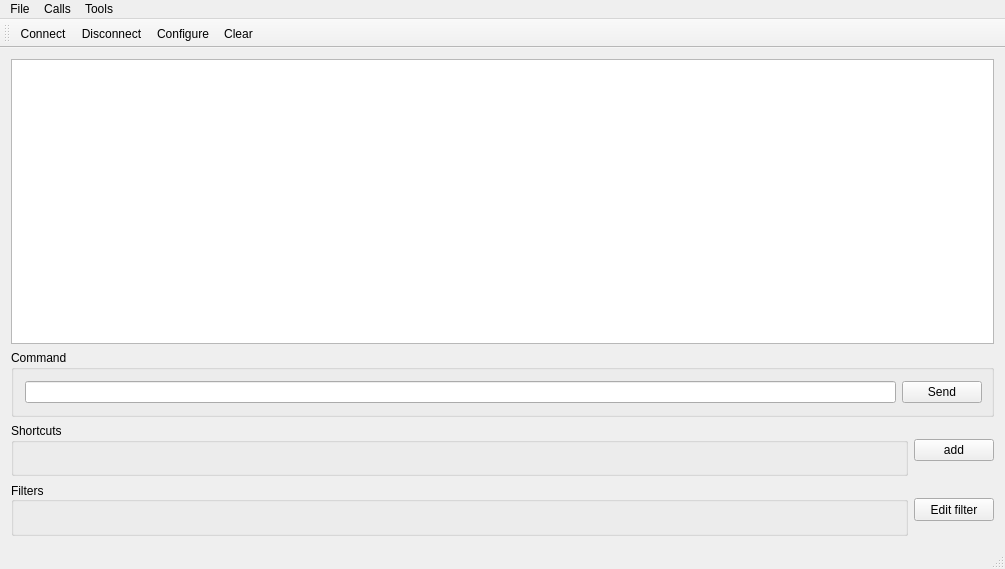
<?xml version="1.0" encoding="UTF-8"?>
<ui version="4.0">
 <class>MainWindow</class>
 <widget class="QMainWindow" name="MainWindow">
  <property name="geometry">
   <rect>
    <x>0</x>
    <y>0</y>
    <width>1005</width>
    <height>569</height>
   </rect>
  </property>
  <property name="windowTitle">
   <string>Simple Terminal</string>
  </property>
  <widget class="QWidget" name="centralWidget">
   <layout class="QGridLayout" name="gridLayout_2">
    <item row="5" column="0" rowspan="3" colspan="3">
     <widget class="QGroupBox" name="filterBox">
      <property name="sizePolicy">
       <sizepolicy hsizetype="Preferred" vsizetype="Preferred">
        <horstretch>0</horstretch>
        <verstretch>0</verstretch>
       </sizepolicy>
      </property>
      <property name="title">
       <string>Filters</string>
      </property>
      <property name="alignment">
       <set>Qt::AlignLeading|Qt::AlignLeft|Qt::AlignVCenter</set>
      </property>
      <layout class="QGridLayout" name="gridLayout">
       <item row="1" column="0">
        <layout class="QVBoxLayout" name="filtersLayout">
         <property name="sizeConstraint">
          <enum>QLayout::SetMaximumSize</enum>
         </property>
        </layout>
       </item>
      </layout>
     </widget>
    </item>
    <item row="1" column="0" colspan="4">
     <widget class="QGroupBox" name="comandBox">
      <property name="title">
       <string>Command</string>
      </property>
      <layout class="QHBoxLayout" name="horizontalLayout">
       <property name="rightMargin">
        <number>9</number>
       </property>
       <item>
        <widget class="QLineEdit" name="commandEdit">
         <property name="text">
          <string/>
         </property>
        </widget>
       </item>
       <item>
        <widget class="QPushButton" name="sendButton">
         <property name="sizePolicy">
          <sizepolicy hsizetype="Fixed" vsizetype="Fixed">
           <horstretch>0</horstretch>
           <verstretch>0</verstretch>
          </sizepolicy>
         </property>
         <property name="tabletTracking">
          <bool>false</bool>
         </property>
         <property name="focusPolicy">
          <enum>Qt::StrongFocus</enum>
         </property>
         <property name="text">
          <string>Send</string>
         </property>
        </widget>
       </item>
      </layout>
     </widget>
    </item>
    <item row="0" column="0" colspan="4">
     <widget class="QTextBrowser" name="comInfo">
      <property name="enabled">
       <bool>true</bool>
      </property>
      <property name="sizePolicy">
       <sizepolicy hsizetype="Expanding" vsizetype="Expanding">
        <horstretch>0</horstretch>
        <verstretch>0</verstretch>
       </sizepolicy>
      </property>
      <property name="cursor" stdset="0">
       <cursorShape>UpArrowCursor</cursorShape>
      </property>
     </widget>
    </item>
    <item row="2" column="3">
     <spacer name="verticalSpacer_3">
      <property name="orientation">
       <enum>Qt::Vertical</enum>
      </property>
      <property name="sizeType">
       <enum>QSizePolicy::Minimum</enum>
      </property>
      <property name="sizeHint" stdset="0">
       <size>
        <width>20</width>
        <height>10</height>
       </size>
      </property>
     </spacer>
    </item>
    <item row="5" column="3">
     <spacer name="verticalSpacer_4">
      <property name="orientation">
       <enum>Qt::Vertical</enum>
      </property>
      <property name="sizeType">
       <enum>QSizePolicy::Minimum</enum>
      </property>
      <property name="sizeHint" stdset="0">
       <size>
        <width>20</width>
        <height>10</height>
       </size>
      </property>
     </spacer>
    </item>
    <item row="6" column="3">
     <widget class="QPushButton" name="filterEditorButton">
      <property name="sizePolicy">
       <sizepolicy hsizetype="Fixed" vsizetype="Fixed">
        <horstretch>0</horstretch>
        <verstretch>0</verstretch>
       </sizepolicy>
      </property>
      <property name="minimumSize">
       <size>
        <width>0</width>
        <height>23</height>
       </size>
      </property>
      <property name="maximumSize">
       <size>
        <width>16777215</width>
        <height>23</height>
       </size>
      </property>
      <property name="layoutDirection">
       <enum>Qt::RightToLeft</enum>
      </property>
      <property name="text">
       <string>Edit filter</string>
      </property>
     </widget>
    </item>
    <item row="3" column="3">
     <widget class="QPushButton" name="addButton">
      <property name="sizePolicy">
       <sizepolicy hsizetype="Fixed" vsizetype="Fixed">
        <horstretch>0</horstretch>
        <verstretch>0</verstretch>
       </sizepolicy>
      </property>
      <property name="text">
       <string>add</string>
      </property>
     </widget>
    </item>
    <item row="7" column="3">
     <spacer name="verticalSpacer">
      <property name="orientation">
       <enum>Qt::Vertical</enum>
      </property>
      <property name="sizeType">
       <enum>QSizePolicy::Preferred</enum>
      </property>
      <property name="sizeHint" stdset="0">
       <size>
        <width>20</width>
        <height>15</height>
       </size>
      </property>
     </spacer>
    </item>
    <item row="4" column="3">
     <spacer name="verticalSpacer_2">
      <property name="orientation">
       <enum>Qt::Vertical</enum>
      </property>
      <property name="sizeType">
       <enum>QSizePolicy::Preferred</enum>
      </property>
      <property name="sizeHint" stdset="0">
       <size>
        <width>20</width>
        <height>15</height>
       </size>
      </property>
     </spacer>
    </item>
    <item row="2" column="0" rowspan="3" colspan="3">
     <widget class="QGroupBox" name="shortcutBox">
      <property name="title">
       <string>Shortcuts</string>
      </property>
      <layout class="QGridLayout" name="gridLayout_3">
       <item row="0" column="3">
        <layout class="QHBoxLayout" name="shortcutsLayout"/>
       </item>
      </layout>
     </widget>
    </item>
   </layout>
  </widget>
  <widget class="QToolBar" name="mainToolBar">
   <attribute name="toolBarArea">
    <enum>TopToolBarArea</enum>
   </attribute>
   <attribute name="toolBarBreak">
    <bool>false</bool>
   </attribute>
   <addaction name="actionConnect"/>
   <addaction name="actionDisconnect"/>
   <addaction name="actionConfigure"/>
   <addaction name="actionClear"/>
  </widget>
  <widget class="QStatusBar" name="statusBar"/>
  <widget class="QMenuBar" name="menuBar">
   <property name="geometry">
    <rect>
     <x>0</x>
     <y>0</y>
     <width>1005</width>
     <height>21</height>
    </rect>
   </property>
   <widget class="QMenu" name="menuCalls">
    <property name="title">
     <string>Calls</string>
    </property>
    <addaction name="actionConnect"/>
    <addaction name="actionDisconnect"/>
    <addaction name="separator"/>
    <addaction name="actionQuit"/>
   </widget>
   <widget class="QMenu" name="menuTools">
    <property name="title">
     <string>Tools</string>
    </property>
    <addaction name="actionConfigure"/>
    <addaction name="actionClear"/>
   </widget>
   <widget class="QMenu" name="menuLoad">
    <property name="title">
     <string>File</string>
    </property>
    <widget class="QMenu" name="menuNew">
     <property name="title">
      <string>New</string>
     </property>
     <addaction name="actionNew_trace"/>
     <addaction name="actionNew_shortcuts"/>
     <addaction name="actionNew_filters"/>
    </widget>
    <widget class="QMenu" name="menuSave">
     <property name="title">
      <string>Save</string>
     </property>
     <addaction name="actionSave_trace"/>
     <addaction name="actionSave_shortcuts"/>
     <addaction name="actionSave_filters"/>
    </widget>
    <widget class="QMenu" name="menuLoad_2">
     <property name="title">
      <string>Load</string>
     </property>
     <addaction name="actionLoad_trace"/>
     <addaction name="actionLoad_shortcuts"/>
     <addaction name="actionLoad_filters"/>
    </widget>
    <addaction name="menuNew"/>
    <addaction name="menuSave"/>
    <addaction name="menuLoad_2"/>
   </widget>
   <addaction name="menuLoad"/>
   <addaction name="menuCalls"/>
   <addaction name="menuTools"/>
  </widget>
  <action name="actionConnect">
   <property name="icon">
    <iconset resource="terminal.qrc">
     <normaloff>:/images/connect.png</normaloff>:/images/connect.png</iconset>
   </property>
   <property name="text">
    <string>C&amp;onnect</string>
   </property>
   <property name="toolTip">
    <string>Connect to serial port</string>
   </property>
   <property name="shortcut">
    <string>Ctrl+O</string>
   </property>
  </action>
  <action name="actionDisconnect">
   <property name="icon">
    <iconset resource="terminal.qrc">
     <normaloff>:/images/disconnect.png</normaloff>:/images/disconnect.png</iconset>
   </property>
   <property name="text">
    <string>&amp;Disconnect</string>
   </property>
   <property name="toolTip">
    <string>Disconnect from serial port</string>
   </property>
   <property name="shortcut">
    <string>Ctrl+D</string>
   </property>
  </action>
  <action name="actionConfigure">
   <property name="icon">
    <iconset resource="terminal.qrc">
     <normaloff>:/images/settings.png</normaloff>:/images/settings.png</iconset>
   </property>
   <property name="text">
    <string>&amp;Configure</string>
   </property>
   <property name="toolTip">
    <string>Configure serial port</string>
   </property>
   <property name="shortcut">
    <string>Alt+C</string>
   </property>
  </action>
  <action name="actionClear">
   <property name="icon">
    <iconset resource="terminal.qrc">
     <normaloff>:/images/clear.png</normaloff>:/images/clear.png</iconset>
   </property>
   <property name="text">
    <string>C&amp;lear</string>
   </property>
   <property name="toolTip">
    <string>Clear data</string>
   </property>
   <property name="shortcut">
    <string>Alt+L</string>
   </property>
  </action>
  <action name="actionQuit">
   <property name="icon">
    <iconset resource="terminal.qrc">
     <normaloff>:/images/application-exit.png</normaloff>:/images/application-exit.png</iconset>
   </property>
   <property name="text">
    <string>&amp;Quit</string>
   </property>
   <property name="shortcut">
    <string>Ctrl+Q</string>
   </property>
  </action>
  <action name="actionNew_trace">
   <property name="text">
    <string>Trace</string>
   </property>
  </action>
  <action name="actionNew_shortcuts">
   <property name="text">
    <string>Shortcuts</string>
   </property>
  </action>
  <action name="actionNew_filters">
   <property name="text">
    <string>Filters</string>
   </property>
  </action>
  <action name="actionSave_trace">
   <property name="text">
    <string>Trace</string>
   </property>
  </action>
  <action name="actionSave_shortcuts">
   <property name="text">
    <string>Shortcuts</string>
   </property>
  </action>
  <action name="actionSave_filters">
   <property name="text">
    <string>Filters</string>
   </property>
  </action>
  <action name="actionLoad_trace">
   <property name="text">
    <string>Trace</string>
   </property>
  </action>
  <action name="actionLoad_shortcuts">
   <property name="text">
    <string>Shortcuts</string>
   </property>
  </action>
  <action name="actionLoad_filters">
   <property name="text">
    <string>Filters</string>
   </property>
  </action>
 </widget>
 <layoutdefault spacing="6" margin="11"/>
 <resources>
  <include location="terminal.qrc"/>
 </resources>
 <connections/>
</ui>
